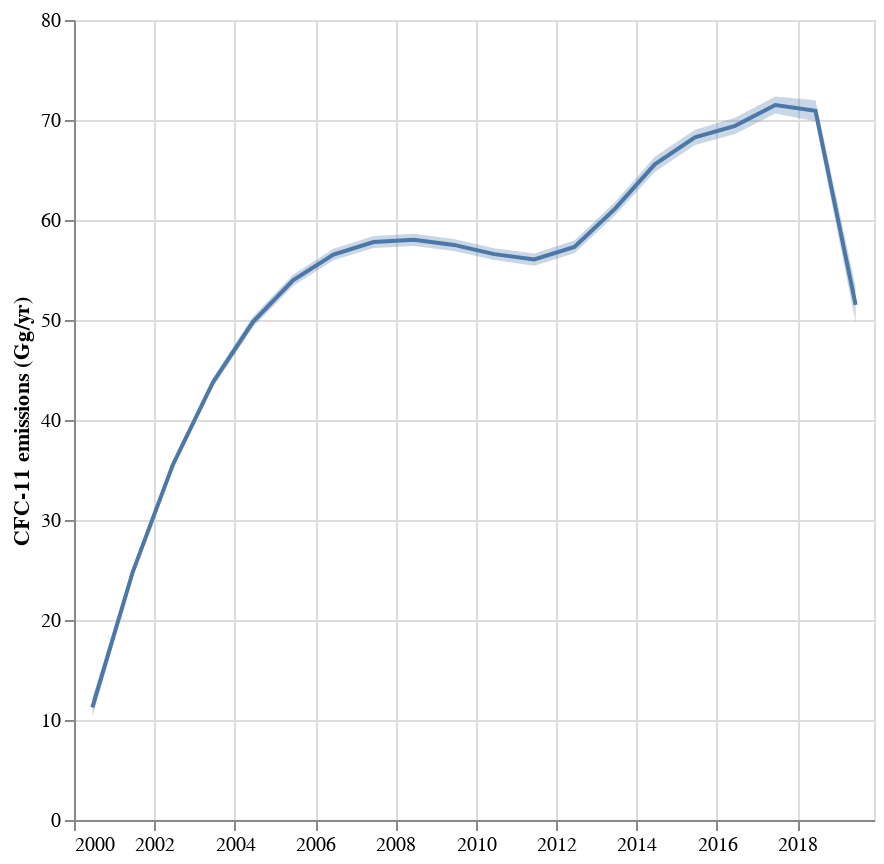

Source (notebook cell):
### Code cell
plot_emissions(inv_mcmc_zero.outputs)

### Figure 1 — Vega-Lite specification as saved in the notebook (floating-point values rounded to 4 significant figures)
{"config": {"view": {"continuousWidth": 400, "continuousHeight": 300}}, "layer": [{"mark": {"type": "area", "opacity": 0.3}, "encoding": {"x": {"field": "Date", "scale": {"domain": ["2000-01-01T00:00:00", "2019-12-01T00:00:00"]}, "type": "temporal"}, "y": {"field": "ymin", "title": "", "type": "quantitative"}, "y2": {"field": "ymax"}}, "selection": {"selector010": {"type": "interval", "bind": "scales", "encodings": ["x", "y"]}}, "transform": [{"calculate": "datum.Emissions-datum.Emissions_uncertainty", "as": "ymin"}, {"calculate": "datum.Emissions+datum.Emissions_uncertainty", "as": "ymax"}]}, {"mark": "line", "encoding": {"tooltip": [{"field": "Date", "type": "temporal"}, {"field": "Emissions", "type": "quantitative"}], "x": {"field": "Date", "scale": {"domain": ["2000-01-01T00:00:00", "2019-12-01T00:00:00"]}, "title": null, "type": "temporal"}, "y": {"field": "Emissions", "scale": {"domain": [0.0, 72.35]}, "title": "CFC-11 emissions (Gg/yr)", "type": "quantitative"}}, "transform": [{"calculate": "datum.Emissions-datum.Emissions_uncertainty", "as": "ymin"}, {"calculate": "datum.Emissions+datum.Emissions_uncertainty", "as": "ymax"}]}], "data": {"name": "data-c2cf841bde44abe505cf18fe37f03d29"}, "height": 400, "width": 400, "$schema": "https://vega.github.io/schema/vega-lite/v4.17.0.json", "datasets": {"data-c2cf841bde44abe505cf18fe37f03d29": [{"Date": "2000-06-16T00:00:00", "Emissions": 11.26, "Emissions_uncertainty": 0.9303}, {"Date": "2001-06-17T00:00:00", "Emissions": 24.77, "Emissions_uncertainty": 0.4782}, {"Date": "2002-06-17T00:00:00", "Emissions": 35.5, "Emissions_uncertainty": 0.4318}, {"Date": "2003-06-17T00:00:00", "Emissions": 43.75, "Emissions_uncertainty": 0.481}, {"Date": "2004-06-16T00:00:00", "Emissions": 49.82, "Emissions_uncertainty": 0.5258}, {"Date": "2005-06-17T00:00:00", "Emissions": 53.99, "Emissions_uncertainty": 0.5551}, {"Date": "2006-06-17T00:00:00", "Emissions": 56.55, "Emissions_uncertainty": 0.5793}, {"Date": "2007-06-17T00:00:00", "Emissions": 57.79, "Emissions_uncertainty": 0.6011}, {"Date": "2008-06-16T00:00:00", "Emissions": 58.02, "Emissions_uncertainty": 0.611}, {"Date": "2009-06-17T00:00:00", "Emissions": 57.51, "Emissions_uncertainty": 0.5992}, {"Date": "2010-06-17T00:00:00", "Emissions": 56.59, "Emissions_uncertainty": 0.5831}, {"Date": "2011-06-17T00:00:00", "Emissions": 56.05, "Emissions_uncertainty": 0.6121}, {"Date": "2012-06-16T00:00:00", "Emissions": 57.31, "Emissions_uncertainty": 0.6353}, {"Date": "2013-06-17T00:00:00", "Emissions": 61.09, "Emissions_uncertainty": 0.6622}, {"Date": "2014-06-17T00:00:00", "Emissions": 65.56, "Emissions_uncertainty": 0.7666}, {"Date": "2015-06-17T00:00:00", "Emissions": 68.27, "Emissions_uncertainty": 0.7609}, {"Date": "2016-06-16T00:00:00", "Emissions": 69.41, "Emissions_uncertainty": 0.8146}, {"Date": "2017-06-17T00:00:00", "Emissions": 71.5, "Emissions_uncertainty": 0.8457}, {"Date": "2018-06-17T00:00:00", "Emissions": 70.92, "Emissions_uncertainty": 1.052}, {"Date": "2019-06-17T00:00:00", "Emissions": 51.51, "Emissions_uncertainty": 1.781}]}}
